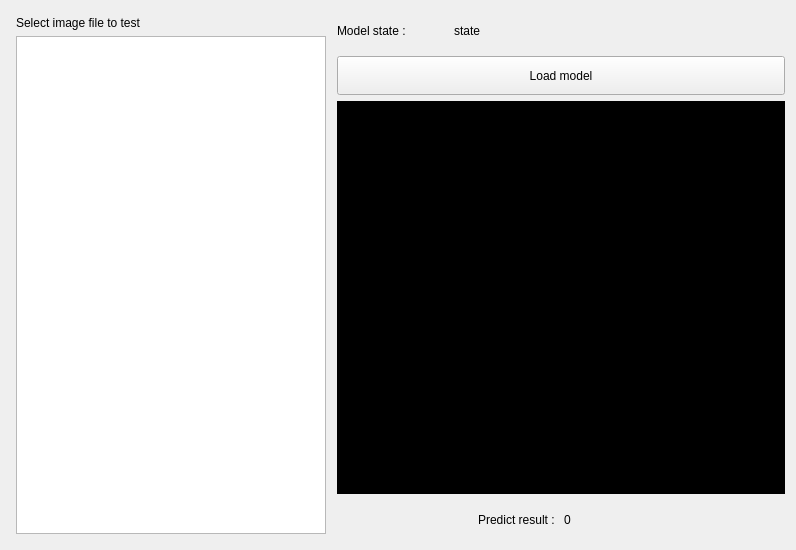
<?xml version="1.0" encoding="UTF-8"?>
<ui version="4.0">
 <class>Form</class>
 <widget class="QWidget" name="Form">
  <property name="geometry">
   <rect>
    <x>0</x>
    <y>0</y>
    <width>796</width>
    <height>550</height>
   </rect>
  </property>
  <property name="windowTitle">
   <string>Form</string>
  </property>
  <layout class="QHBoxLayout" name="horizontalLayout" stretch="5,7">
   <item>
    <layout class="QVBoxLayout" name="verticalLayout">
     <property name="leftMargin">
      <number>5</number>
     </property>
     <property name="topMargin">
      <number>5</number>
     </property>
     <property name="rightMargin">
      <number>5</number>
     </property>
     <property name="bottomMargin">
      <number>5</number>
     </property>
     <item>
      <widget class="QLabel" name="label">
       <property name="text">
        <string>Select image file to test</string>
       </property>
      </widget>
     </item>
     <item>
      <widget class="QTreeView" name="tree_view"/>
     </item>
    </layout>
   </item>
   <item>
    <layout class="QVBoxLayout" name="verticalLayout_2" stretch="1,1,10,1">
     <item>
      <layout class="QHBoxLayout" name="horizontalLayout_2" stretch="1,3">
       <item>
        <widget class="QLabel" name="label_3">
         <property name="text">
          <string>Model state : </string>
         </property>
        </widget>
       </item>
       <item>
        <widget class="QLabel" name="label_state">
         <property name="text">
          <string>state</string>
         </property>
        </widget>
       </item>
      </layout>
     </item>
     <item>
      <widget class="QPushButton" name="button_load">
       <property name="sizePolicy">
        <sizepolicy hsizetype="Minimum" vsizetype="Expanding">
         <horstretch>0</horstretch>
         <verstretch>0</verstretch>
        </sizepolicy>
       </property>
       <property name="text">
        <string>Load model</string>
       </property>
      </widget>
     </item>
     <item>
      <widget class="QLabel" name="label_image">
       <property name="styleSheet">
        <string notr="true">background-color: rgb(0, 0, 0);</string>
       </property>
       <property name="text">
        <string/>
       </property>
      </widget>
     </item>
     <item>
      <layout class="QHBoxLayout" name="horizontalLayout_4">
       <item>
        <widget class="QLabel" name="label_6">
         <property name="text">
          <string>Predict result : </string>
         </property>
         <property name="alignment">
          <set>Qt::AlignRight|Qt::AlignTrailing|Qt::AlignVCenter</set>
         </property>
        </widget>
       </item>
       <item>
        <widget class="QLabel" name="label_result">
         <property name="text">
          <string>0</string>
         </property>
        </widget>
       </item>
      </layout>
     </item>
    </layout>
   </item>
  </layout>
 </widget>
 <resources/>
 <connections/>
</ui>
